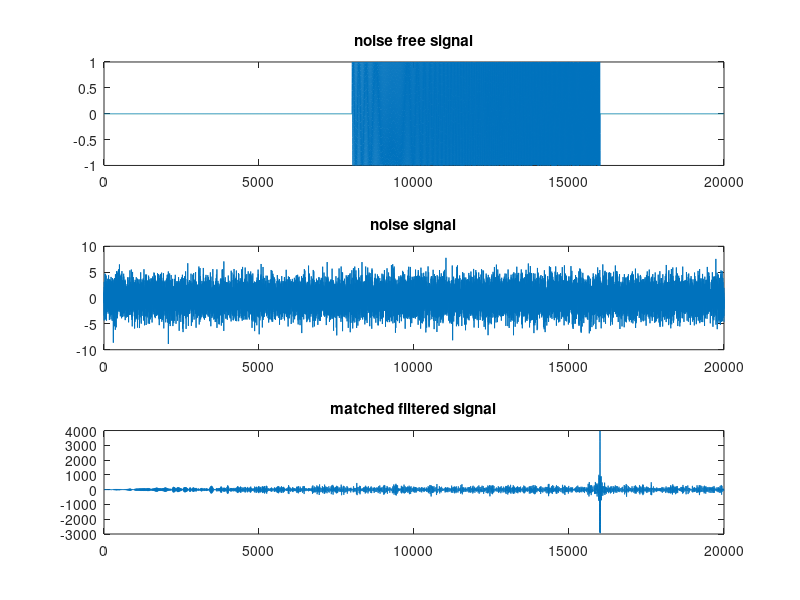

This chart was generated by the following MATLAB code:
clear all; 
close all; 
clc; 
 
Fs = 8e3; 
Ton=1; 
Fstart=200; 
Fstop=500; 
t=0:1/Fs:Ton-1/Fs; 
x=sin(2*pi*(Fstart*t+(Fstop-Fstart)/(2*Ton)*t.^2));
y=zeros(1,2.5*Fs); 
y(1*Fs+1:1*Fs+1+length(x)-1)=x; 
yn=y+2*randn(size(y)); 
xmf=conj(fliplr(x)); 
yf=filter(xmf,1,yn); 
figure 
subplot(3, 1, 1) 
plot(y) 
title('noise free signal') 
subplot(3,1,2) 
plot(yn) 
title('noise signal') 
subplot(3,1,3) 
plot(yf) 
title('matched filtered signal') 
[val, ind]=max(abs(yf)); 
ind-length(xmf)